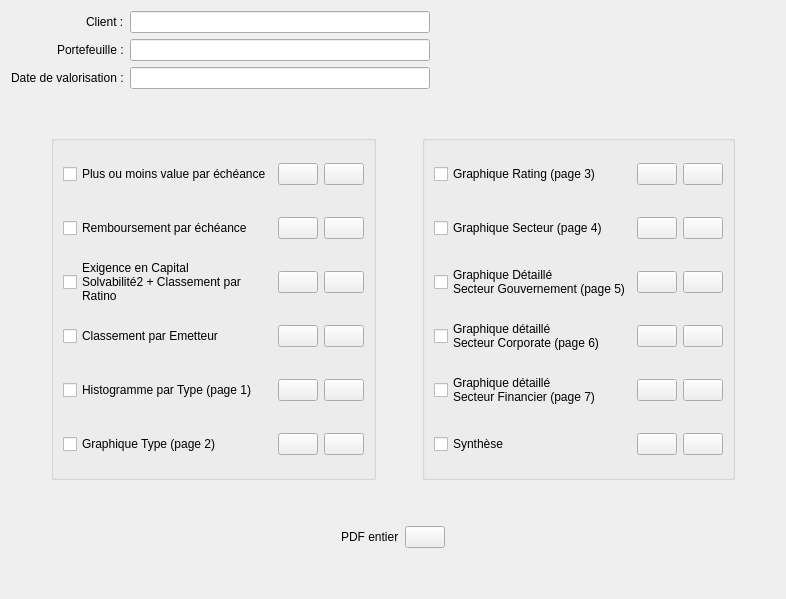
      <widget class="QWidget" name="tab">
       <attribute name="title">
        <string>Général</string>
       </attribute>
       <layout class="QVBoxLayout" name="verticalLayout_4">
        <item>
         <layout class="QHBoxLayout" name="horizontalLayout_7">
          <item>
           <layout class="QFormLayout" name="formLayout">
            <property name="labelAlignment">
             <set>Qt::AlignRight|Qt::AlignTrailing|Qt::AlignVCenter</set>
            </property>
            <item row="0" column="0">
             <widget class="QLabel" name="label">
              <property name="text">
               <string>Client :</string>
              </property>
              <property name="alignment">
               <set>Qt::AlignLeading|Qt::AlignLeft|Qt::AlignVCenter</set>
              </property>
             </widget>
            </item>
            <item row="0" column="1">
             <widget class="QLineEdit" name="tb_client">
              <property name="minimumSize">
               <size>
                <width>300</width>
                <height>0</height>
               </size>
              </property>
              <property name="readOnly">
               <bool>true</bool>
              </property>
             </widget>
            </item>
            <item row="1" column="0">
             <widget class="QLabel" name="label_2">
              <property name="text">
               <string>Portefeuille :</string>
              </property>
             </widget>
            </item>
            <item row="1" column="1">
             <widget class="QLineEdit" name="tb_portefeuille">
              <property name="minimumSize">
               <size>
                <width>300</width>
                <height>0</height>
               </size>
              </property>
              <property name="readOnly">
               <bool>true</bool>
              </property>
             </widget>
            </item>
            <item row="2" column="0">
             <widget class="QLabel" name="label_3">
              <property name="text">
               <string>Date de valorisation :</string>
              </property>
             </widget>
            </item>
            <item row="2" column="1">
             <widget class="QLineEdit" name="tb_date">
              <property name="minimumSize">
               <size>
                <width>300</width>
                <height>0</height>
               </size>
              </property>
              <property name="readOnly">
               <bool>true</bool>
              </property>
             </widget>
            </item>
           </layout>
          </item>
          <item>
           <spacer name="horizontalSpacer_11">
            <property name="orientation">
             <enum>Qt::Horizontal</enum>
            </property>
            <property name="sizeHint" stdset="0">
             <size>
              <width>40</width>
              <height>20</height>
             </size>
            </property>
           </spacer>
          </item>
         </layout>
        </item>
        <item>
         <spacer name="verticalSpacer_4">
          <property name="orientation">
           <enum>Qt::Vertical</enum>
          </property>
          <property name="sizeHint" stdset="0">
           <size>
            <width>20</width>
            <height>40</height>
           </size>
          </property>
         </spacer>
        </item>
        <item>
         <layout class="QHBoxLayout" name="horizontalLayout">
          <item>
           <spacer name="horizontalSpacer_4">
            <property name="orientation">
             <enum>Qt::Horizontal</enum>
            </property>
            <property name="sizeHint" stdset="0">
             <size>
              <width>40</width>
              <height>20</height>
             </size>
            </property>
           </spacer>
          </item>
          <item>
           <widget class="QGroupBox" name="groupBox">
            <property name="title">
             <string/>
            </property>
            <layout class="QVBoxLayout" name="verticalLayout_2">
             <property name="spacing">
              <number>6</number>
             </property>
             <property name="bottomMargin">
              <number>9</number>
             </property>
             <item>
              <layout class="QGridLayout" name="gridLayout_2">
               <item row="0" column="0">
                <widget class="QCheckBox" name="cb_echeplus">
                 <property name="minimumSize">
                  <size>
                   <width>0</width>
                   <height>48</height>
                  </size>
                 </property>
                 <property name="text">
                  <string>Plus ou moins value par échéance</string>
                 </property>
                </widget>
               </item>
               <item row="0" column="1">
                <widget class="QPushButton" name="btn_echeplus">
                 <property name="whatsThis">
                  <string>Générer</string>
                 </property>
                 <property name="text">
                  <string/>
                 </property>
                 <property name="icon">
                  <iconset resource="../ressources.qrc">
                   <normaloff>:/ressources/img/view-48.png</normaloff>:/ressources/img/view-48.png</iconset>
                 </property>
                 <property name="iconSize">
                  <size>
                   <width>30</width>
                   <height>30</height>
                  </size>
                 </property>
                </widget>
               </item>
               <item row="0" column="2">
                <widget class="QPushButton" name="btn_echeplusPDF">
                 <property name="whatsThis">
                  <string>Générer</string>
                 </property>
                 <property name="text">
                  <string/>
                 </property>
                 <property name="icon">
                  <iconset resource="../ressources.qrc">
                   <normaloff>:/ressources/img/pdf-48.png</normaloff>:/ressources/img/pdf-48.png</iconset>
                 </property>
                 <property name="iconSize">
                  <size>
                   <width>30</width>
                   <height>30</height>
                  </size>
                 </property>
                </widget>
               </item>
               <item row="1" column="0">
                <widget class="QCheckBox" name="cb_echeancier">
                 <property name="minimumSize">
                  <size>
                   <width>0</width>
                   <height>48</height>
                  </size>
                 </property>
                 <property name="text">
                  <string>Remboursement par échéance</string>
                 </property>
                </widget>
               </item>
               <item row="1" column="1">
                <widget class="QPushButton" name="btn_echeancier">
                 <property name="whatsThis">
                  <string>Générer</string>
                 </property>
                 <property name="text">
                  <string/>
                 </property>
                 <property name="icon">
                  <iconset resource="../ressources.qrc">
                   <normaloff>:/ressources/img/view-48.png</normaloff>:/ressources/img/view-48.png</iconset>
                 </property>
                 <property name="iconSize">
                  <size>
                   <width>30</width>
                   <height>30</height>
                  </size>
                 </property>
                </widget>
               </item>
               <item row="1" column="2">
                <widget class="QPushButton" name="btn_echeancierPDF">
                 <property name="whatsThis">
                  <string>Générer</string>
                 </property>
                 <property name="text">
                  <string/>
                 </property>
                 <property name="icon">
                  <iconset resource="../ressources.qrc">
                   <normaloff>:/ressources/img/pdf-48.png</normaloff>:/ressources/img/pdf-48.png</iconset>
                 </property>
                 <property name="iconSize">
                  <size>
                   <width>30</width>
                   <height>30</height>
                  </size>
                 </property>
                </widget>
               </item>
               <item row="2" column="0">
                <widget class="QCheckBox" name="cb_exigence">
                 <property name="minimumSize">
                  <size>
                   <width>0</width>
                   <height>48</height>
                  </size>
                 </property>
                 <property name="text">
                  <string>Exigence en Capital 
Solvabilité2 + Classement par 
Ratino</string>
                 </property>
                </widget>
               </item>
               <item row="2" column="1">
                <widget class="QPushButton" name="btn_exigence">
                 <property name="whatsThis">
                  <string>Générer</string>
                 </property>
                 <property name="text">
                  <string/>
                 </property>
                 <property name="icon">
                  <iconset resource="../ressources.qrc">
                   <normaloff>:/ressources/img/view-48.png</normaloff>:/ressources/img/view-48.png</iconset>
                 </property>
                 <property name="iconSize">
                  <size>
                   <width>30</width>
                   <height>30</height>
                  </size>
                 </property>
                </widget>
               </item>
               <item row="2" column="2">
                <widget class="QPushButton" name="btn_exigencePDF">
                 <property name="whatsThis">
                  <string>Générer</string>
                 </property>
                 <property name="text">
                  <string/>
                 </property>
                 <property name="icon">
                  <iconset resource="../ressources.qrc">
                   <normaloff>:/ressources/img/pdf-48.png</normaloff>:/ressources/img/pdf-48.png</iconset>
                 </property>
                 <property name="iconSize">
                  <size>
                   <width>30</width>
                   <height>30</height>
                  </size>
                 </property>
                </widget>
               </item>
               <item row="3" column="0">
                <widget class="QCheckBox" name="cb_emetteur">
                 <property name="minimumSize">
                  <size>
                   <width>0</width>
                   <height>48</height>
                  </size>
                 </property>
                 <property name="text">
                  <string>Classement par Emetteur</string>
                 </property>
                </widget>
               </item>
               <item row="3" column="1">
                <widget class="QPushButton" name="btn_emetteur">
                 <property name="whatsThis">
                  <string>Générer</string>
                 </property>
                 <property name="text">
                  <string/>
                 </property>
                 <property name="icon">
                  <iconset resource="../ressources.qrc">
                   <normaloff>:/ressources/img/view-48.png</normaloff>:/ressources/img/view-48.png</iconset>
                 </property>
                 <property name="iconSize">
                  <size>
                   <width>30</width>
                   <height>30</height>
                  </size>
                 </property>
                </widget>
               </item>
               <item row="3" column="2">
                <widget class="QPushButton" name="btn_emetteurPDF">
                 <property name="whatsThis">
                  <string>Générer</string>
                 </property>
                 <property name="text">
                  <string/>
                 </property>
                 <property name="icon">
                  <iconset resource="../ressources.qrc">
                   <normaloff>:/ressources/img/pdf-48.png</normaloff>:/ressources/img/pdf-48.png</iconset>
                 </property>
                 <property name="iconSize">
                  <size>
                   <width>30</width>
                   <height>30</height>
                  </size>
                 </property>
                </widget>
               </item>
               <item row="4" column="0">
                <widget class="QCheckBox" name="cb_histoType">
                 <property name="minimumSize">
                  <size>
                   <width>0</width>
                   <height>48</height>
                  </size>
                 </property>
                 <property name="text">
                  <string>Histogramme par Type (page 1)</string>
                 </property>
                </widget>
               </item>
               <item row="4" column="1">
                <widget class="QPushButton" name="btn_histoType">
                 <property name="whatsThis">
                  <string>Générer</string>
                 </property>
                 <property name="text">
                  <string/>
                 </property>
                 <property name="icon">
                  <iconset resource="../ressources.qrc">
                   <normaloff>:/ressources/img/view-48.png</normaloff>:/ressources/img/view-48.png</iconset>
                 </property>
                 <property name="iconSize">
                  <size>
                   <width>30</width>
                   <height>30</height>
                  </size>
                 </property>
                </widget>
               </item>
               <item row="4" column="2">
                <widget class="QPushButton" name="btn_histoTypePDF">
                 <property name="whatsThis">
                  <string>Générer</string>
                 </property>
                 <property name="text">
                  <string/>
                 </property>
                 <property name="icon">
                  <iconset resource="../ressources.qrc">
                   <normaloff>:/ressources/img/pdf-48.png</normaloff>:/ressources/img/pdf-48.png</iconset>
                 </property>
                 <property name="iconSize">
                  <size>
                   <width>30</width>
                   <height>30</height>
                  </size>
                 </property>
                </widget>
               </item>
               <item row="5" column="0">
                <widget class="QCheckBox" name="cb_gType">
                 <property name="minimumSize">
                  <size>
                   <width>0</width>
                   <height>48</height>
                  </size>
                 </property>
                 <property name="text">
                  <string>Graphique Type (page 2)</string>
                 </property>
                </widget>
               </item>
               <item row="5" column="1">
                <widget class="QPushButton" name="btn_gType">
                 <property name="whatsThis">
                  <string>Générer</string>
                 </property>
                 <property name="text">
                  <string/>
                 </property>
                 <property name="icon">
                  <iconset resource="../ressources.qrc">
                   <normaloff>:/ressources/img/view-48.png</normaloff>:/ressources/img/view-48.png</iconset>
                 </property>
                 <property name="iconSize">
                  <size>
                   <width>30</width>
                   <height>30</height>
                  </size>
                 </property>
                </widget>
               </item>
               <item row="5" column="2">
                <widget class="QPushButton" name="btn_gTypePDF">
                 <property name="whatsThis">
                  <string>Générer</string>
                 </property>
                 <property name="text">
                  <string/>
                 </property>
                 <property name="icon">
                  <iconset resource="../ressources.qrc">
                   <normaloff>:/ressources/img/pdf-48.png</normaloff>:/ressources/img/pdf-48.png</iconset>
                 </property>
                 <property name="iconSize">
                  <size>
                   <width>30</width>
                   <height>30</height>
                  </size>
                 </property>
                </widget>
               </item>
              </layout>
             </item>
            </layout>
           </widget>
          </item>
          <item>
           <spacer name="horizontalSpacer">
            <property name="orientation">
             <enum>Qt::Horizontal</enum>
            </property>
            <property name="sizeHint" stdset="0">
             <size>
              <width>40</width>
              <height>20</height>
             </size>
            </property>
           </spacer>
          </item>
          <item>
           <widget class="QGroupBox" name="groupBox_2">
            <property name="title">
             <string/>
            </property>
            <layout class="QHBoxLayout" name="horizontalLayout_3">
             <item>
              <layout class="QGridLayout" name="gridLayout_7">
               <item row="0" column="0">
                <widget class="QCheckBox" name="cb_gRating">
                 <property name="minimumSize">
                  <size>
                   <width>0</width>
                   <height>48</height>
                  </size>
                 </property>
                 <property name="text">
                  <string>Graphique Rating (page 3)</string>
                 </property>
                </widget>
               </item>
               <item row="0" column="1">
                <widget class="QPushButton" name="btn_gRating">
                 <property name="whatsThis">
                  <string>Générer</string>
                 </property>
                 <property name="text">
                  <string/>
                 </property>
                 <property name="icon">
                  <iconset resource="../ressources.qrc">
                   <normaloff>:/ressources/img/view-48.png</normaloff>:/ressources/img/view-48.png</iconset>
                 </property>
                 <property name="iconSize">
                  <size>
                   <width>30</width>
                   <height>30</height>
                  </size>
                 </property>
                </widget>
               </item>
               <item row="0" column="2">
                <widget class="QPushButton" name="btn_gRatingPDF">
                 <property name="whatsThis">
                  <string>Générer</string>
                 </property>
                 <property name="text">
                  <string/>
                 </property>
                 <property name="icon">
                  <iconset resource="../ressources.qrc">
                   <normaloff>:/ressources/img/pdf-48.png</normaloff>:/ressources/img/pdf-48.png</iconset>
                 </property>
                 <property name="iconSize">
                  <size>
                   <width>30</width>
                   <height>30</height>
                  </size>
                 </property>
                </widget>
               </item>
               <item row="1" column="0">
                <widget class="QCheckBox" name="cb_gSecteur">
                 <property name="minimumSize">
                  <size>
                   <width>0</width>
                   <height>48</height>
                  </size>
                 </property>
                 <property name="text">
                  <string>Graphique Secteur (page 4)</string>
                 </property>
                </widget>
               </item>
               <item row="1" column="1">
                <widget class="QPushButton" name="btn_gSecteur">
                 <property name="whatsThis">
                  <string>Générer</string>
                 </property>
                 <property name="text">
                  <string/>
                 </property>
                 <property name="icon">
                  <iconset resource="../ressources.qrc">
                   <normaloff>:/ressources/img/view-48.png</normaloff>:/ressources/img/view-48.png</iconset>
                 </property>
                 <property name="iconSize">
                  <size>
                   <width>30</width>
                   <height>30</height>
                  </size>
                 </property>
                </widget>
               </item>
               <item row="1" column="2">
                <widget class="QPushButton" name="btn_gSecteurPDF">
                 <property name="whatsThis">
                  <string>Générer</string>
                 </property>
                 <property name="text">
                  <string/>
                 </property>
                 <property name="icon">
                  <iconset resource="../ressources.qrc">
                   <normaloff>:/ressources/img/pdf-48.png</normaloff>:/ressources/img/pdf-48.png</iconset>
                 </property>
                 <property name="iconSize">
                  <size>
                   <width>30</width>
                   <height>30</height>
                  </size>
                 </property>
                </widget>
               </item>
               <item row="2" column="0">
                <widget class="QCheckBox" name="cb_gGovnt">
                 <property name="minimumSize">
                  <size>
                   <width>0</width>
                   <height>48</height>
                  </size>
                 </property>
                 <property name="text">
                  <string>Graphique Détaillé
Secteur Gouvernement (page 5)</string>
                 </property>
                </widget>
               </item>
               <item row="2" column="1">
                <widget class="QPushButton" name="btn_gGovnt">
                 <property name="whatsThis">
                  <string>Générer</string>
                 </property>
                 <property name="text">
                  <string/>
                 </property>
                 <property name="icon">
                  <iconset resource="../ressources.qrc">
                   <normaloff>:/ressources/img/view-48.png</normaloff>:/ressources/img/view-48.png</iconset>
                 </property>
                 <property name="iconSize">
                  <size>
                   <width>30</width>
                   <height>30</height>
                  </size>
                 </property>
                </widget>
               </item>
               <item row="2" column="2">
                <widget class="QPushButton" name="btn_gGovntPDF">
                 <property name="whatsThis">
                  <string>Générer</string>
                 </property>
                 <property name="text">
                  <string/>
                 </property>
                 <property name="icon">
                  <iconset resource="../ressources.qrc">
                   <normaloff>:/ressources/img/pdf-48.png</normaloff>:/ressources/img/pdf-48.png</iconset>
                 </property>
                 <property name="iconSize">
                  <size>
                   <width>30</width>
                   <height>30</height>
                  </size>
                 </property>
                </widget>
               </item>
               <item row="3" column="0">
                <widget class="QCheckBox" name="cb_gCorp">
                 <property name="minimumSize">
                  <size>
                   <width>0</width>
                   <height>48</height>
                  </size>
                 </property>
                 <property name="text">
                  <string>Graphique détaillé
Secteur Corporate (page 6)</string>
                 </property>
                </widget>
               </item>
               <item row="3" column="1">
                <widget class="QPushButton" name="btn_gCorp">
                 <property name="whatsThis">
                  <string>Générer</string>
                 </property>
                 <property name="text">
                  <string/>
                 </property>
                 <property name="icon">
                  <iconset resource="../ressources.qrc">
                   <normaloff>:/ressources/img/view-48.png</normaloff>:/ressources/img/view-48.png</iconset>
                 </property>
                 <property name="iconSize">
                  <size>
                   <width>30</width>
                   <height>30</height>
                  </size>
                 </property>
                </widget>
               </item>
               <item row="3" column="2">
                <widget class="QPushButton" name="btn_gCorpPDF">
                 <property name="whatsThis">
                  <string>Générer</string>
                 </property>
                 <property name="text">
                  <string/>
                 </property>
                 <property name="icon">
                  <iconset resource="../ressources.qrc">
                   <normaloff>:/ressources/img/pdf-48.png</normaloff>:/ressources/img/pdf-48.png</iconset>
                 </property>
                 <property name="iconSize">
                  <size>
                   <width>30</width>
                   <height>30</height>
                  </size>
                 </property>
                </widget>
               </item>
               <item row="4" column="0">
                <widget class="QCheckBox" name="cb_gFin">
                 <property name="minimumSize">
                  <size>
                   <width>0</width>
                   <height>48</height>
                  </size>
                 </property>
                 <property name="text">
                  <string>Graphique détaillé
Secteur Financier (page 7)</string>
                 </property>
                </widget>
               </item>
               <item row="4" column="1">
                <widget class="QPushButton" name="btn_gFin">
                 <property name="whatsThis">
                  <string>Générer</string>
                 </property>
                 <property name="text">
                  <string/>
                 </property>
                 <property name="icon">
                  <iconset resource="../ressources.qrc">
                   <normaloff>:/ressources/img/view-48.png</normaloff>:/ressources/img/view-48.png</iconset>
                 </property>
                 <property name="iconSize">
                  <size>
                   <width>30</width>
                   <height>30</height>
                  </size>
                 </property>
                </widget>
               </item>
               <item row="4" column="2">
                <widget class="QPushButton" name="btn_gFinPDF">
                 <property name="whatsThis">
                  <string>Générer</string>
                 </property>
                 <property name="text">
                  <string/>
                 </property>
                 <property name="icon">
                  <iconset resource="../ressources.qrc">
                   <normaloff>:/ressources/img/pdf-48.png</normaloff>:/ressources/img/pdf-48.png</iconset>
                 </property>
                 <property name="iconSize">
                  <size>
                   <width>30</width>
                   <height>30</height>
                  </size>
                 </property>
                </widget>
               </item>
               <item row="5" column="0">
                <widget class="QCheckBox" name="cb_synthese">
                 <property name="minimumSize">
                  <size>
                   <width>0</width>
                   <height>48</height>
                  </size>
                 </property>
                 <property name="text">
                  <string>Synthèse</string>
                 </property>
                </widget>
               </item>
               <item row="5" column="1">
                <widget class="QPushButton" name="btn_synthese">
                 <property name="whatsThis">
                  <string>Générer</string>
                 </property>
                 <property name="text">
                  <string/>
                 </property>
                 <property name="icon">
                  <iconset resource="../ressources.qrc">
                   <normaloff>:/ressources/img/view-48.png</normaloff>:/ressources/img/view-48.png</iconset>
                 </property>
                 <property name="iconSize">
                  <size>
                   <width>30</width>
                   <height>30</height>
                  </size>
                 </property>
                </widget>
               </item>
               <item row="5" column="2">
                <widget class="QPushButton" name="btn_synthesePDF">
                 <property name="whatsThis">
                  <string>Générer</string>
                 </property>
                 <property name="text">
                  <string/>
                 </property>
                 <property name="icon">
                  <iconset resource="../ressources.qrc">
                   <normaloff>:/ressources/img/pdf-48.png</normaloff>:/ressources/img/pdf-48.png</iconset>
                 </property>
                 <property name="iconSize">
                  <size>
                   <width>30</width>
                   <height>30</height>
                  </size>
                 </property>
                </widget>
               </item>
              </layout>
             </item>
            </layout>
           </widget>
          </item>
          <item>
           <spacer name="horizontalSpacer_5">
            <property name="orientation">
             <enum>Qt::Horizontal</enum>
            </property>
            <property name="sizeHint" stdset="0">
             <size>
              <width>40</width>
              <height>20</height>
             </size>
            </property>
           </spacer>
          </item>
         </layout>
        </item>
        <item>
         <spacer name="verticalSpacer">
          <property name="orientation">
           <enum>Qt::Vertical</enum>
          </property>
          <property name="sizeHint" stdset="0">
           <size>
            <width>20</width>
            <height>40</height>
           </size>
          </property>
         </spacer>
        </item>
        <item>
         <layout class="QHBoxLayout" name="horizontalLayout_4">
          <item>
           <spacer name="horizontalSpacer_2">
            <property name="orientation">
             <enum>Qt::Horizontal</enum>
            </property>
            <property name="sizeHint" stdset="0">
             <size>
              <width>40</width>
              <height>20</height>
             </size>
            </property>
           </spacer>
          </item>
          <item>
           <layout class="QGridLayout" name="gridLayout">
            <item row="0" column="0">
             <widget class="QLabel" name="label_13">
              <property name="text">
               <string>PDF entier</string>
              </property>
             </widget>
            </item>
            <item row="0" column="1">
             <widget class="QPushButton" name="btn_PDF">
              <property name="whatsThis">
               <string>Générer</string>
              </property>
              <property name="text">
               <string/>
              </property>
              <property name="icon">
               <iconset resource="../ressources.qrc">
                <normaloff>:/ressources/img/documents-48.png</normaloff>:/ressources/img/documents-48.png</iconset>
              </property>
              <property name="iconSize">
               <size>
                <width>40</width>
                <height>40</height>
               </size>
              </property>
             </widget>
            </item>
           </layout>
          </item>
          <item>
           <spacer name="horizontalSpacer_3">
            <property name="orientation">
             <enum>Qt::Horizontal</enum>
            </property>
            <property name="sizeHint" stdset="0">
             <size>
              <width>40</width>
              <height>20</height>
             </size>
            </property>
           </spacer>
          </item>
         </layout>
        </item>
        <item>
         <spacer name="verticalSpacer_2">
          <property name="orientation">
           <enum>Qt::Vertical</enum>
          </property>
          <property name="sizeHint" stdset="0">
           <size>
            <width>20</width>
            <height>40</height>
           </size>
          </property>
         </spacer>
        </item>
       </layout>
      </widget>
